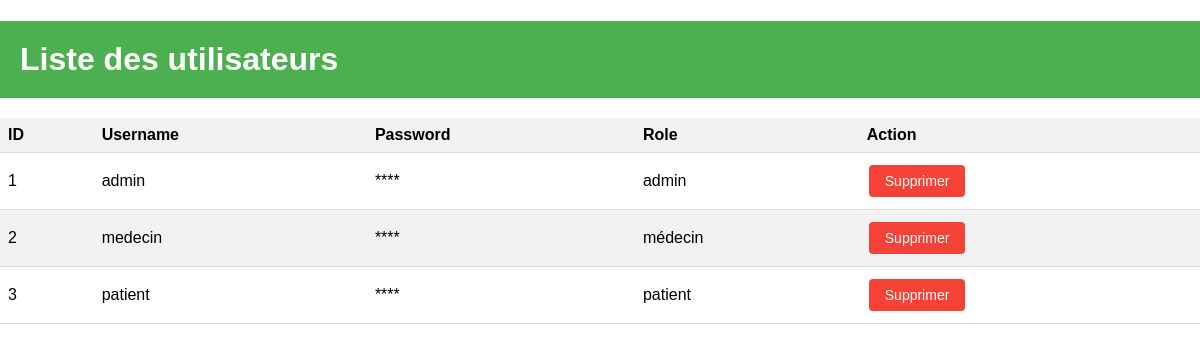
Page /admin (signed in) on the earlier database version.
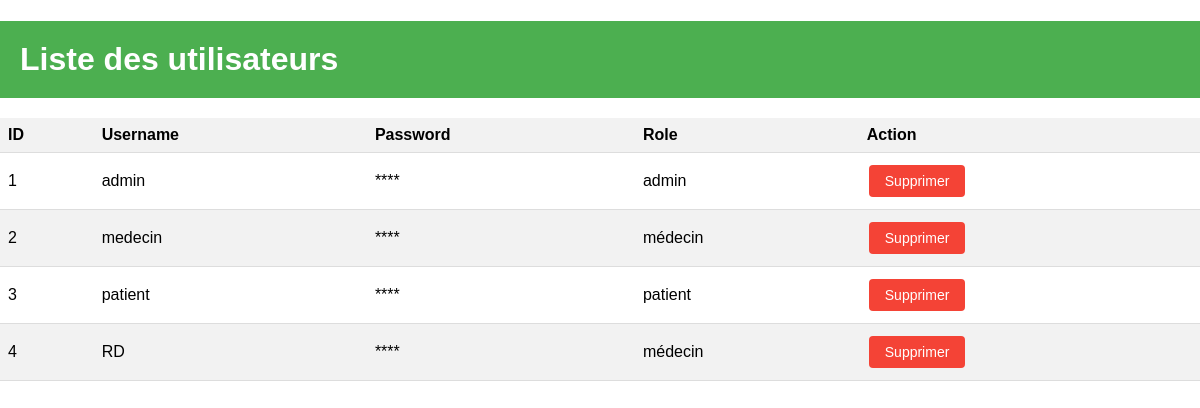
Same page on the later database version.
### app.py (models this page shows)
class User(UserMixin, db.Model):
    id = db.Column(db.Integer, primary_key=True)
    username = db.Column(db.String(80), unique=True, nullable=False)
    password = db.Column(db.String(120), nullable=False)
    ROLE_CHOICES = [('patient', 'Patient'), ('médecin', 'Médecin'), ('admin', 'Admin')]
    role = db.Column(db.String(10), nullable=False, default='patient')

### app.py (the view)
@app.route('/admin')
@login_required
@admin_required
def admin():
    users = User.query.all()
    return render_template('admin.html', users=users)

### app.py (called while the page is built)
def admin_required(f):
    @wraps(f)
    def decorated_function(*args, **kwargs):
        if not current_user.is_authenticated or current_user.role != 'admin':
            abort(403)  # Forbidden
        return f(*args, **kwargs)
    return decorated_function

@login_manager.user_loader
def load_user(user_id):
    return User.query.get(int(user_id))

### templates/admin.html (shortened to what this page needs)
<!DOCTYPE html>
<html lang="en">
<head>
    <link rel="stylesheet" href="{{ url_for('static', filename='css/style_admin.css') }}">
</head>
<body>
    <h1>Liste des utilisateurs</h1>
    <table>
        <thead>
            <tr>
                <th>ID</th>
                <th>Username</th>
                <th>Password</th>
                <th>Role</th>
                <th>Action</th>
            </tr>
        </thead>
        <tbody>
            {% for user in users %}
                <tr>
                    <td>{{ user.id }}</td>
                    <td>{{ user.username }}</td>
                    <td>****</td>
                    <td>{{ user.role }}</td>
                    <td>
                        <form action="{{ url_for('admin', user_id=user.id) }}" method="POST">
                          <button type="submit" class="btn-delete">Supprimer</button>
                        </form>
                      </td>
                </tr>
            {% endfor %}
        </tbody>
    </table>
</body>
</html>

### static/css/style_admin.css (style rules this page uses)
body { font-family: Arial, sans-serif; margin: 0; padding: 0; }
h1 { background-color: #4CAF50; color: white; padding: 20px; margin-bottom: 20px; }
table { width: 100%; border-collapse: collapse; }
thead { background-color: #f2f2f2; }
th, td { padding: 8px; text-align: left; border-bottom: 1px solid #ddd; }
tr:nth-child(even) { background-color: #f2f2f2; }
.btn-delete { background-color: #f44336; border: none; color: white; text-align: center; text-decoration: none; font-size: 14px; padding: 8px 16px; margin: 4px 2px; cursor: pointer; transition-duration: 0.4s; border-radius: 4px; }

Differences in the rows shown:
added User: id "4", username "RD", role "médecin"
